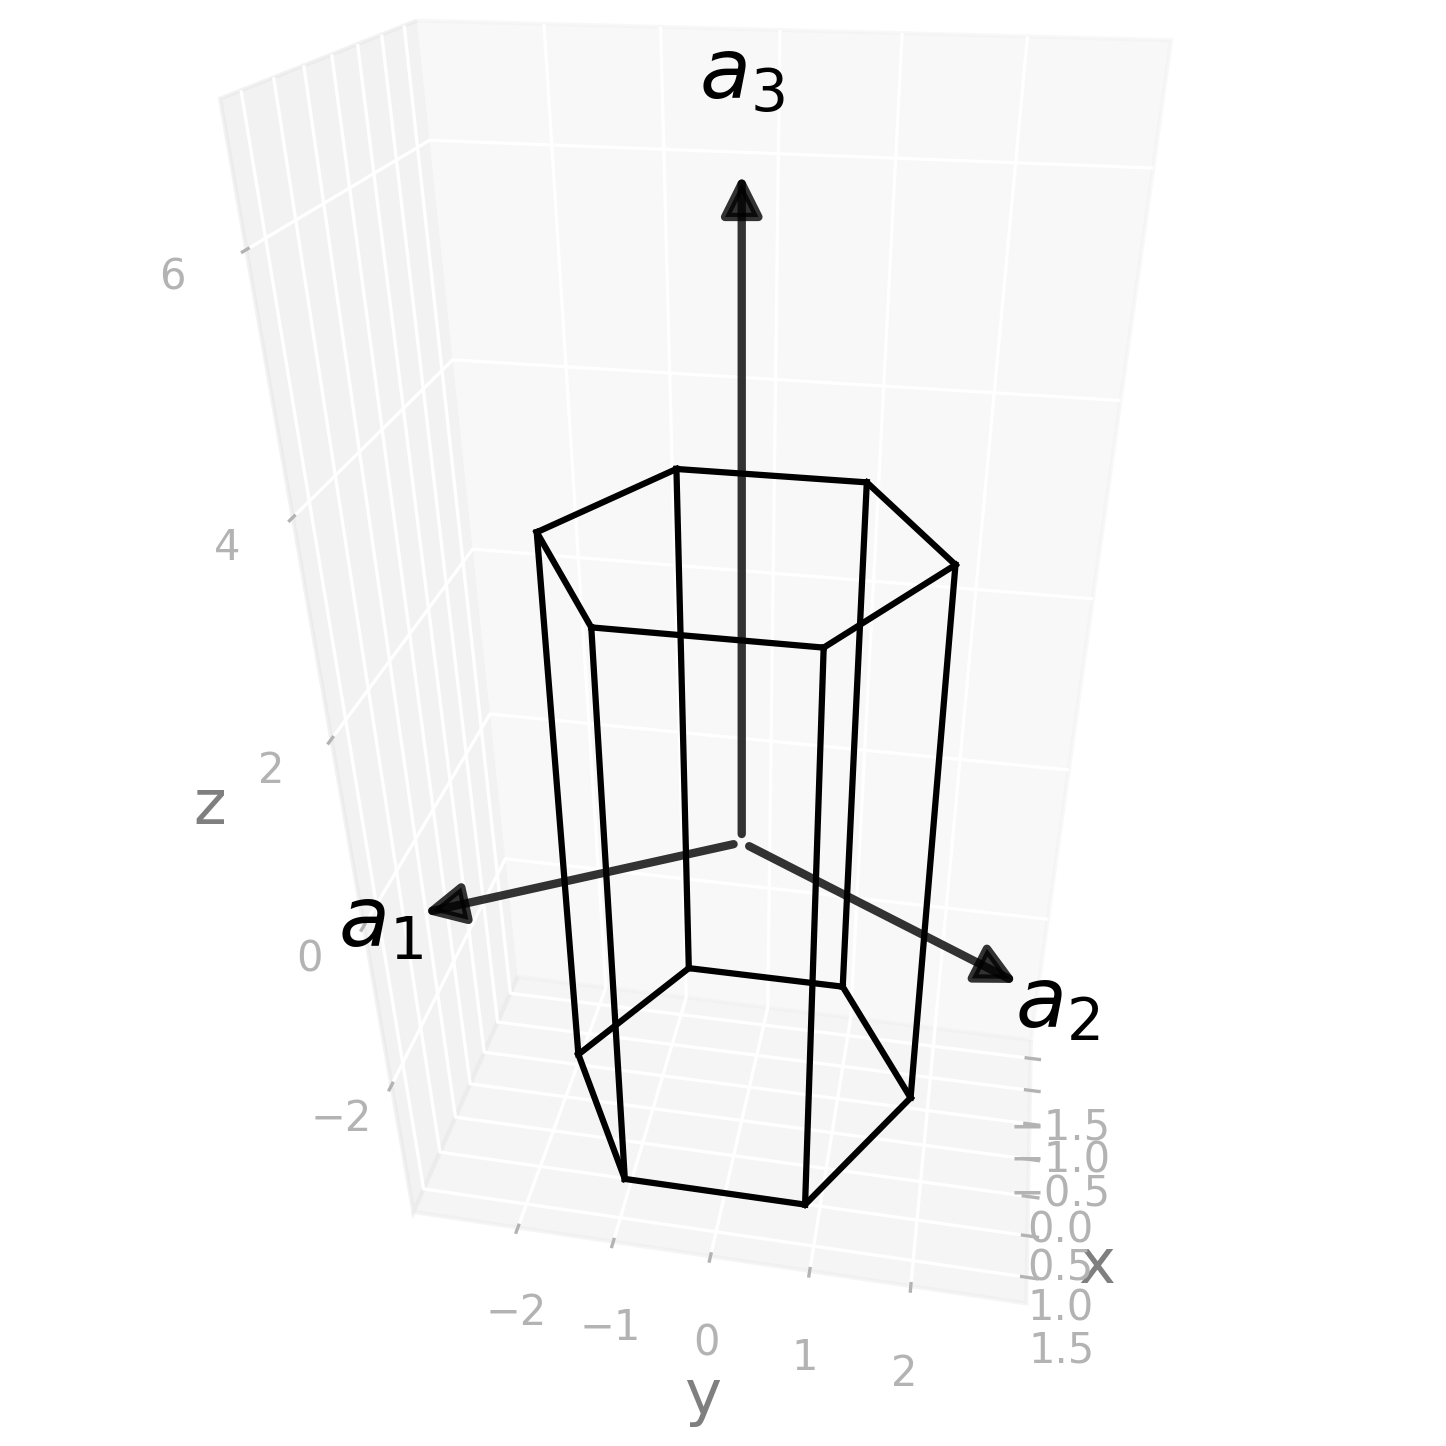

Here is the Python script that generated this plot:
import radtools as rad

l = rad.lattice_example("HEX")
backend = rad.PlotlyBackend()
backend.plot(l, kind="wigner-seitz")
# Save an image:
backend.save("hex_wigner-seitz.png")
# Interactive plot:
backend.show()
